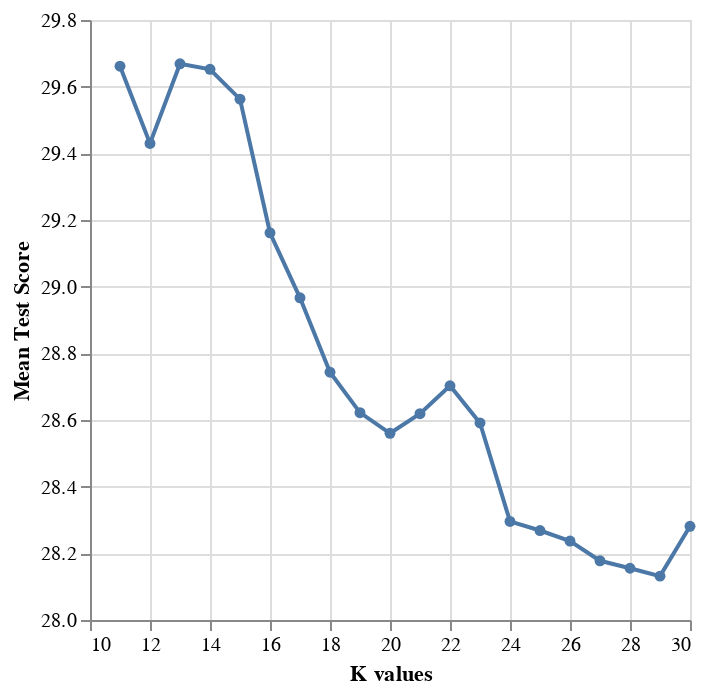

Notebook code for this chart:
### Markdown cell above
### Step 5: Model Visualization ###

We want to store the different k values and their respective test score in a data frame that can be visualized.

### Code cell
cv_result = pd.DataFrame({"k": player_results["param_kneighborsregressor__n_neighbors"], "wssd" : -1 * player_results["mean_test_score"]})

cv_plot = alt.Chart(cv_result[cv_result['k'] > 10]).mark_line(point=True).encode(
    x = alt.X("k").title("K values").scale(zero=False, domain=[10, 30]),
    y = alt.Y("wssd").title("Mean Test Score").scale(zero=False)
)

best_val = cv_result.sort_values("wssd")
print("best K value: ", best_val.head(1)["k"].values[0])
cv_plot

### Figure 1 — Vega-Lite specification as saved in the notebook (floating-point values rounded to 4 significant figures)
{"config": {"view": {"continuousWidth": 300, "continuousHeight": 300}}, "data": {"name": "data-95e89a9f81683337390a6c9c91ac0587"}, "mark": {"type": "line", "point": true}, "encoding": {"x": {"field": "k", "scale": {"zero": false, "domain": [10, 30]}, "title": "K values", "type": "quantitative"}, "y": {"field": "wssd", "scale": {"zero": false}, "title": "Mean Test Score", "type": "quantitative"}}, "$schema": "https://vega.github.io/schema/vega-lite/v5.20.1.json", "datasets": {"data-95e89a9f81683337390a6c9c91ac0587": [{"k": 11, "wssd": 29.66}, {"k": 12, "wssd": 29.43}, {"k": 13, "wssd": 29.67}, {"k": 14, "wssd": 29.65}, {"k": 15, "wssd": 29.56}, {"k": 16, "wssd": 29.16}, {"k": 17, "wssd": 28.97}, {"k": 18, "wssd": 28.74}, {"k": 19, "wssd": 28.62}, {"k": 20, "wssd": 28.56}, {"k": 21, "wssd": 28.62}, {"k": 22, "wssd": 28.7}, {"k": 23, "wssd": 28.59}, {"k": 24, "wssd": 28.3}, {"k": 25, "wssd": 28.27}, {"k": 26, "wssd": 28.24}, {"k": 27, "wssd": 28.18}, {"k": 28, "wssd": 28.16}, {"k": 29, "wssd": 28.13}, {"k": 30, "wssd": 28.28}]}}
